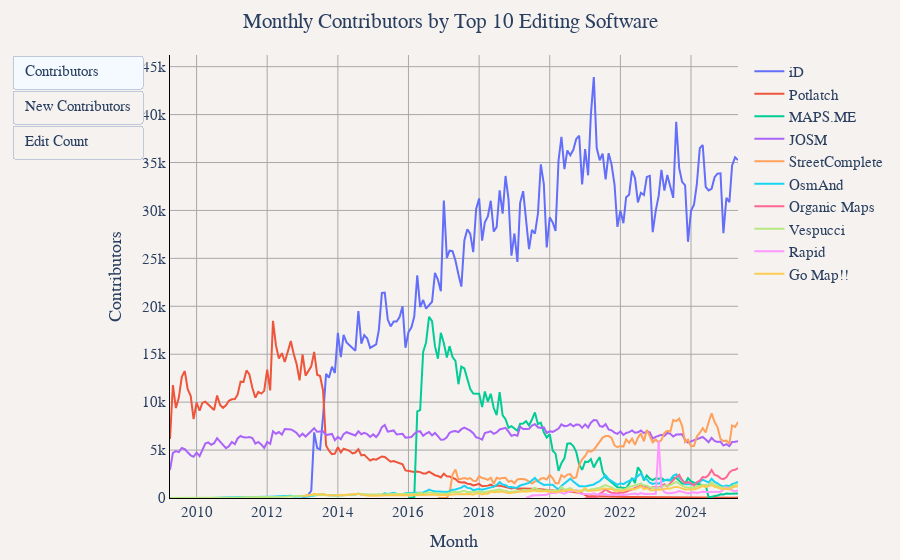

The notebook cell saved with this chart:
### Markdown cell above
## Top 10 Editing Software

### Code cell
def add_traces_to_figure_return_button(fig, df, title, y_col, y_axis_title, software_list, visible, total_traces):
    """Add traces to figure and return button configuration."""
    current_trace_count = len(fig.data)

    for software in software_list:
        software_data = df[df["created_by"] == software]
        fig.add_trace(
            go.Scatter(
                x=software_data["months"],
                y=software_data[y_col],
                name=software,
                visible=visible,
                hovertemplate=f"{software}" + f"<br>%{{x}}<br>%{{y:,}} {y_col}<extra></extra>",
            )
        )

    # Create visibility array for this button
    visibility = [False] * total_traces
    for i in range(current_trace_count, current_trace_count + len(software_list)):
        visibility[i] = True

    return {
        "label": y_col.replace("_", " ").title(),
        "args": [{"visible": visibility}, {"title.text": title, "yaxis.title.text": y_axis_title}],
        "method": "update",
    }


def get_top_software(limit=10):
    """Get top editing software by total contributors."""
    return (
        duckdb.sql(f"""
        WITH software_total_contributors AS (
            SELECT
                created_by,
                COUNT(DISTINCT user_name) as total_contributors
            FROM '../data_enriched/year=*/month=*/*.parquet'
            WHERE created_by IS NOT NULL
            GROUP BY created_by
            ORDER BY total_contributors DESC
            LIMIT {limit}
        )
        SELECT created_by FROM software_total_contributors
        """)
        .df()["created_by"]
        .tolist()
    )


def add_monthly_contributors_to_figure(fig, software_list, visible, total_traces):
    """Get monthly contributors for specified software."""
    software_filter = ",".join([f"'{s}'" for s in software_list])
    df = duckdb.sql(f"""
    SELECT 
        CONCAT(year, '-', LPAD(CAST(month as VARCHAR), 2, '0')) as months,
        created_by,
        COUNT(DISTINCT user_name) as "Contributors"
    FROM '../data_enriched/year=*/month=*/*.parquet'
    WHERE created_by IN ({software_filter})
    GROUP BY year, month, created_by
    ORDER BY year, month, created_by
    """).df()[: -len(software_list)]  # Remove last month for each software (incomplete data)
    title = f"Monthly Contributors by Top {len(software_list)} Editing Software"
    return add_traces_to_figure_return_button(
        fig, df, title, "Contributors", "Contributors", software_list, visible, total_traces
    )


def add_monthly_new_contributors_to_figure(fig, software_list, visible, total_traces):
    """Get monthly new contributors for specified software."""
    software_filter = ",".join([f"'{s}'" for s in software_list])
    df = duckdb.sql(f"""
    WITH user_first_appearance AS (
        SELECT 
            user_name,
            year,
            month,
            created_by,
            ROW_NUMBER() OVER (PARTITION BY user_name ORDER BY year, month) as rn
        FROM (
            SELECT DISTINCT user_name, year, month, created_by
            FROM '../data_enriched/year=*/month=*/*.parquet'
            WHERE created_by IN ({software_filter})
        )
    ),
    first_appearances AS (
        SELECT user_name, year, month, created_by
        FROM user_first_appearance 
        WHERE rn = 1
    )
    SELECT
        CONCAT(year, '-', LPAD(CAST(month as VARCHAR), 2, '0')) as months,
        created_by,
        COUNT(DISTINCT user_name) as "New Contributors"
    FROM first_appearances
    GROUP BY year, month, created_by
    ORDER BY year, month, created_by
    """).df()[: -len(software_list)]
    title = f"Monthly New Contributors by Top {len(software_list)} Editing Software"
    return add_traces_to_figure_return_button(
        fig, df, title, "New Contributors", "New Contributors", software_list, visible, total_traces
    )


def add_monthly_edit_count_to_figure(fig, software_list, visible, total_traces):
    """Get monthly edit count for specified software."""
    software_filter = ",".join([f"'{s}'" for s in software_list])
    df = duckdb.sql(f"""
    SELECT 
        CONCAT(year, '-', LPAD(CAST(month as VARCHAR), 2, '0')) as months,
        created_by,
        SUM(edit_count) as "Edit Count"
    FROM '../data_enriched/year=*/month=*/*.parquet'
    WHERE created_by IN ({software_filter})
    GROUP BY year, month, created_by
    ORDER BY year, month, created_by
    """).df()[: -len(software_list)]  # Remove last month for each software (incomplete data)
    title = f"Monthly Edit Count by Top {len(software_list)} Editing Software"
    return add_traces_to_figure_return_button(
        fig, df, title, "Edit Count", "Edit Count", software_list, visible, total_traces
    )


top_n = 10
top_software = get_top_software(top_n)
fig = go.Figure()
buttons = []

buttons.append(
    add_monthly_contributors_to_figure(
        fig,
        software_list=top_software,
        visible=True,
        total_traces=3 * top_n,
    )
)
buttons.append(
    add_monthly_new_contributors_to_figure(
        fig,
        software_list=top_software,
        visible=False,
        total_traces=3 * top_n,
    )
)
buttons.append(
    add_monthly_edit_count_to_figure(
        fig,
        software_list=top_software,
        visible=False,
        total_traces=3 * top_n,
    )
)

fig.update_layout(
    title=buttons[0]["args"][1]["title.text"],
    xaxis_title="Month",
    yaxis_title=buttons[0]["args"][1]["yaxis.title.text"],
    updatemenus=[{"type": "buttons", "buttons": buttons}],
    **default_layout,
)
fig.show()

### Figure 1 — Plotly figure (JSON) as saved in the notebook; plotly's stock layout.template omitted (floating-point values rounded to 4 significant figures; data arrays with more than 128 entries replaced by an {"elided": "..."} marker saying what was removed)
{"data": [{"hovertemplate": "iD<br>%{x}<br>%{y:,} Contributors<extra></extra>", "name": "iD", "type": "scatter", "visible": true, "x": {"elided": "149 str values"}, "y": {"elided": "149 int values"}}, {"hovertemplate": "Potlatch<br>%{x}<br>%{y:,} Contributors<extra></extra>", "name": "Potlatch", "type": "scatter", "visible": true, "x": {"elided": "194 str values"}, "y": {"elided": "194 int values"}}, {"hovertemplate": "MAPS.ME<br>%{x}<br>%{y:,} Contributors<extra></extra>", "name": "MAPS.ME", "type": "scatter", "visible": true, "x": ["2016-01", "2016-02", "2016-03", "2016-04", "2016-05", "2016-06", "2016-07", "2016-08", "2016-09", "2016-10", "2016-11", "2016-12", "2017-01", "2017-02", "2017-03", "2017-04", "2017-05", "2017-06", "2017-07", "2017-08", "2017-09", "2017-10", "2017-11", "2017-12", "2018-01", "2018-02", "2018-03", "2018-04", "2018-05", "2018-06", "2018-07", "2018-08", "2018-09", "2018-10", "2018-11", "2018-12", "2019-01", "2019-02", "2019-03", "2019-04", "2019-05", "2019-06", "2019-07", "2019-08", "2019-09", "2019-10", "2019-11", "2019-12", "2020-01", "2020-02", "2020-03", "2020-04", "2020-05", "2020-06", "2020-07", "2020-08", "2020-09", "2020-10", "2020-11", "2020-12", "2021-01", "2021-02", "2021-03", "2021-04", "2021-05", "2021-06", "2021-07", "2021-08", "2021-09", "2021-10", "2021-11", "2021-12", "2022-01", "2022-02", "2022-03", "2022-04", "2022-05", "2022-06", "2022-07", "2022-08", "2022-09", "2022-10", "2022-11", "2022-12", "2023-01", "2023-02", "2023-03", "2023-04", "2023-05", "2023-06", "2023-07", "2023-08", "2023-09", "2023-10", "2023-11", "2023-12", "2024-01", "2024-02", "2024-03", "2024-04", "2024-05", "2024-06", "2024-07", "2024-10", "2024-11", "2024-12", "2025-01", "2025-02", "2025-03", "2025-04", "2025-05"], "y": [1, 13, 69, 9033, 9177, 15234, 16229, 18892, 18454, 15842, 14538, 17240, 16139, 14655, 15844, 14703, 14315, 11870, 13698, 13518, 12326, 11364, 10895, 10875, 10878, 9489, 11109, 10055, 10871, 9388, 8648, 11043, 8629, 8215, 7321, 7491, 7270, 7017, 7741, 7774, 8008, 7559, 8188, 8923, 7707, 7867, 6852, 6301, 6661, 4925, 4631, 2838, 3638, 4137, 5661, 5709, 5418, 4809, 3468, 2935, 3790, 3758, 4056, 3181, 3787, 4261, 2772, 2138, 1887, 1615, 1330, 1120, 1095, 1039, 1024, 1484, 2087, 1569, 3214, 2753, 1827, 2352, 2008, 1870, 2046, 2019, 2079, 1870, 1829, 1821, 2108, 2076, 1807, 1486, 1511, 2062, 1730, 1593, 1489, 1436, 1337, 1331, 65, 256, 386, 373, 469, 437, 470, 483, 472]}, {"hovertemplate": "JOSM<br>%{x}<br>%{y:,} Contributors<extra></extra>", "name": "JOSM", "type": "scatter", "visible": true, "x": {"elided": "194 str values"}, "y": {"elided": "194 int values"}}, {"hovertemplate": "StreetComplete<br>%{x}<br>%{y:,} Contributors<extra></extra>", "name": "StreetComplete", "type": "scatter", "visible": true, "x": ["2016-11", "2016-12", "2017-01", "2017-02", "2017-03", "2017-04", "2017-05", "2017-06", "2017-07", "2017-08", "2017-09", "2017-10", "2017-11", "2017-12", "2018-01", "2018-02", "2018-03", "2018-04", "2018-05", "2018-06", "2018-07", "2018-08", "2018-09", "2018-10", "2018-11", "2018-12", "2019-01", "2019-02", "2019-03", "2019-04", "2019-05", "2019-06", "2019-07", "2019-08", "2019-09", "2019-10", "2019-11", "2019-12", "2020-01", "2020-02", "2020-03", "2020-04", "2020-05", "2020-06", "2020-07", "2020-08", "2020-09", "2020-10", "2020-11", "2020-12", "2021-01", "2021-02", "2021-03", "2021-04", "2021-05", "2021-06", "2021-07", "2021-08", "2021-09", "2021-10", "2021-11", "2021-12", "2022-01", "2022-02", "2022-03", "2022-04", "2022-05", "2022-06", "2022-07", "2022-08", "2022-09", "2022-10", "2022-11", "2022-12", "2023-01", "2023-02", "2023-03", "2023-04", "2023-05", "2023-06", "2023-07", "2023-08", "2023-09", "2023-10", "2023-11", "2023-12", "2024-01", "2024-02", "2024-03", "2024-04", "2024-05", "2024-06", "2024-07", "2024-08", "2024-09", "2024-10", "2024-11", "2024-12", "2025-01", "2025-02", "2025-03", "2025-04", "2025-05"], "y": [1, 7, 3, 4, 527, 2443, 2976, 1931, 2016, 2078, 1978, 2081, 1808, 1778, 2282, 2084, 2036, 1892, 2107, 1490, 2118, 2013, 2096, 2112, 1689, 1810, 1541, 1942, 1972, 1990, 1902, 1687, 1506, 1738, 1768, 2023, 2083, 1924, 2415, 2049, 1537, 1546, 2389, 2164, 2442, 2498, 2045, 2166, 3410, 4046, 4377, 4918, 4843, 5013, 5440, 5894, 6300, 6456, 6459, 6268, 5488, 5296, 5431, 5364, 6114, 5751, 6192, 5539, 6289, 6739, 5913, 7103, 6397, 5814, 6088, 5789, 6060, 6784, 7009, 6917, 8137, 8020, 8271, 7523, 5831, 6089, 5404, 5423, 6422, 6788, 7288, 6829, 7903, 8845, 7917, 7399, 6157, 5950, 5983, 5667, 7568, 7406, 7923]}, {"hovertemplate": "OsmAnd<br>%{x}<br>%{y:,} Contributors<extra></extra>", "name": "OsmAnd", "type": "scatter", "visible": true, "x": {"elided": "180 str values"}, "y": {"elided": "180 int values"}}, {"hovertemplate": "Organic Maps<br>%{x}<br>%{y:,} Contributors<extra></extra>", "name": "Organic Maps", "type": "scatter", "visible": true, "x": ["2021-01", "2021-02", "2021-03", "2021-04", "2021-05", "2021-06", "2021-07", "2021-08", "2021-09", "2021-10", "2021-11", "2021-12", "2022-01", "2022-02", "2022-03", "2022-04", "2022-05", "2022-06", "2022-07", "2022-08", "2022-09", "2022-10", "2022-11", "2022-12", "2023-01", "2023-02", "2023-03", "2023-04", "2023-05", "2023-06", "2023-07", "2023-08", "2023-09", "2023-10", "2023-11", "2023-12", "2024-01", "2024-02", "2024-03", "2024-04", "2024-05", "2024-06", "2024-07", "2024-08", "2024-09", "2024-10", "2024-11", "2024-12", "2025-01", "2025-02", "2025-03", "2025-04", "2025-05"], "y": [5, 9, 12, 22, 49, 436, 623, 935, 666, 557, 499, 475, 587, 549, 655, 779, 875, 1045, 1196, 1299, 1224, 1100, 1032, 1115, 1157, 1072, 1237, 1442, 1205, 1567, 1879, 2177, 2424, 1847, 1553, 1672, 1530, 1275, 1648, 1811, 2187, 2145, 2387, 2928, 2406, 2330, 2051, 1965, 2158, 2655, 2886, 2944, 3126]}, {"hovertemplate": "Vespucci<br>%{x}<br>%{y:,} Contributors<extra></extra>", "name": "Vespucci", "type": "scatter", "visible": true, "x": {"elided": "194 str values"}, "y": {"elided": "194 int values"}}, {"hovertemplate": "Rapid<br>%{x}<br>%{y:,} Contributors<extra></extra>", "name": "Rapid", "type": "scatter", "visible": true, "x": ["2019-05", "2019-06", "2019-07", "2019-08", "2019-09", "2019-10", "2019-11", "2019-12", "2020-01", "2020-02", "2020-03", "2020-04", "2020-05", "2020-06", "2020-07", "2020-08", "2020-09", "2020-10", "2020-11", "2020-12", "2021-01", "2021-02", "2021-03", "2021-04", "2021-05", "2021-06", "2021-07", "2021-08", "2021-09", "2021-10", "2021-11", "2021-12", "2022-01", "2022-02", "2022-03", "2022-04", "2022-05", "2022-06", "2022-07", "2022-08", "2022-09", "2022-10", "2022-11", "2022-12", "2023-01", "2023-02", "2023-03", "2023-04", "2023-05", "2023-06", "2023-07", "2023-08", "2023-09", "2023-10", "2023-11", "2023-12", "2024-01", "2024-02", "2024-03", "2024-04", "2024-05", "2024-06", "2024-07", "2024-08", "2024-09", "2024-10", "2024-11", "2024-12", "2025-01", "2025-02", "2025-03", "2025-04", "2025-05"], "y": [31, 105, 262, 282, 278, 276, 302, 339, 490, 556, 535, 618, 550, 447, 597, 742, 709, 792, 519, 410, 409, 365, 403, 487, 376, 355, 413, 393, 293, 361, 334, 330, 320, 317, 332, 385, 445, 471, 373, 521, 427, 425, 448, 411, 447, 5987, 1085, 618, 494, 498, 529, 604, 725, 662, 564, 480, 537, 596, 517, 584, 657, 616, 617, 591, 602, 626, 650, 874, 1095, 912, 806, 685, 775]}, {"hovertemplate": "Go Map!!<br>%{x}<br>%{y:,} Contributors<extra></extra>", "name": "Go Map!!", "type": "scatter", "visible": true, "x": {"elided": "149 str values"}, "y": {"elided": "149 int values"}}, {"hovertemplate": "iD<br>%{x}<br>%{y:,} New Contributors<extra></extra>", "name": "iD", "type": "scatter", "visible": false, "x": {"elided": "148 str values"}, "y": {"elided": "148 int values"}}, {"hovertemplate": "Potlatch<br>%{x}<br>%{y:,} New Contributors<extra></extra>", "name": "Potlatch", "type": "scatter", "visible": false, "x": {"elided": "183 str values"}, "y": {"elided": "183 int values"}}, {"hovertemplate": "MAPS.ME<br>%{x}<br>%{y:,} New Contributors<extra></extra>", "name": "MAPS.ME", "type": "scatter", "visible": false, "x": ["2016-02", "2016-03", "2016-04", "2016-05", "2016-06", "2016-07", "2016-08", "2016-09", "2016-10", "2016-11", "2016-12", "2017-01", "2017-02", "2017-03", "2017-04", "2017-05", "2017-06", "2017-07", "2017-08", "2017-09", "2017-10", "2017-11", "2017-12", "2018-01", "2018-02", "2018-03", "2018-04", "2018-05", "2018-06", "2018-07", "2018-08", "2018-09", "2018-10", "2018-11", "2018-12", "2019-01", "2019-02", "2019-03", "2019-04", "2019-05", "2019-06", "2019-07", "2019-08", "2019-09", "2019-10", "2019-11", "2019-12", "2020-01", "2020-02", "2020-03", "2020-04", "2020-05", "2020-06", "2020-07", "2020-08", "2020-09", "2020-10", "2020-11", "2020-12", "2021-01", "2021-02", "2021-03", "2021-04", "2021-05", "2021-06", "2021-07", "2021-08", "2021-09", "2021-10", "2021-11", "2021-12", "2022-01", "2022-02", "2022-03", "2022-04", "2022-05", "2022-06", "2022-07", "2022-08", "2022-09", "2022-10", "2022-11", "2022-12", "2023-01", "2023-02", "2023-03", "2023-04", "2023-05", "2023-06", "2023-07", "2023-08", "2023-09", "2023-10", "2023-11", "2023-12", "2024-01", "2024-02", "2024-03", "2024-04", "2024-05", "2024-06", "2024-07", "2024-10", "2024-11", "2024-12", "2025-01", "2025-02", "2025-03", "2025-04", "2025-05"], "y": [2, 28, 7239, 6662, 11212, 11249, 12795, 11952, 9345, 8443, 10488, 9329, 8007, 8303, 7312, 7054, 5079, 6464, 6235, 5560, 5163, 4852, 4805, 5065, 4183, 5005, 4386, 4757, 3829, 3368, 4817, 3472, 3041, 2754, 2769, 2682, 2475, 2888, 2877, 2946, 2673, 3011, 3363, 2765, 2895, 2557, 2275, 2542, 1719, 1602, 1024, 1353, 1481, 2065, 1985, 2016, 1741, 1099, 958, 1470, 1331, 1360, 926, 1224, 1508, 280, 142, 143, 117, 69, 52, 70, 54, 41, 347, 620, 391, 1654, 1352, 795, 1117, 982, 874, 977, 950, 961, 816, 795, 833, 987, 955, 772, 630, 642, 904, 742, 672, 617, 531, 514, 543, 16, 183, 265, 235, 304, 248, 266, 264, 262]}, {"hovertemplate": "JOSM<br>%{x}<br>%{y:,} New Contributors<extra></extra>", "name": "JOSM", "type": "scatter", "visible": false, "x": {"elided": "194 str values"}, "y": {"elided": "194 int values"}}, {"hovertemplate": "StreetComplete<br>%{x}<br>%{y:,} New Contributors<extra></extra>", "name": "StreetComplete", "type": "scatter", "visible": false, "x": ["2016-12", "2017-02", "2017-03", "2017-04", "2017-05", "2017-06", "2017-07", "2017-08", "2017-09", "2017-10", "2017-11", "2017-12", "2018-01", "2018-02", "2018-03", "2018-04", "2018-05", "2018-06", "2018-07", "2018-08", "2018-09", "2018-10", "2018-11", "2018-12", "2019-01", "2019-02", "2019-03", "2019-04", "2019-05", "2019-06", "2019-07", "2019-08", "2019-09", "2019-10", "2019-11", "2019-12", "2020-01", "2020-02", "2020-03", "2020-04", "2020-05", "2020-06", "2020-07", "2020-08", "2020-09", "2020-10", "2020-11", "2020-12", "2021-01", "2021-02", "2021-03", "2021-04", "2021-05", "2021-06", "2021-07", "2021-08", "2021-09", "2021-10", "2021-11", "2021-12", "2022-01", "2022-02", "2022-03", "2022-04", "2022-05", "2022-06", "2022-07", "2022-08", "2022-09", "2022-10", "2022-11", "2022-12", "2023-01", "2023-02", "2023-03", "2023-04", "2023-05", "2023-06", "2023-07", "2023-08", "2023-09", "2023-10", "2023-11", "2023-12", "2024-01", "2024-02", "2024-03", "2024-04", "2024-05", "2024-06", "2024-07", "2024-08", "2024-09", "2024-10", "2024-11", "2024-12", "2025-01", "2025-02", "2025-03", "2025-04", "2025-05"], "y": [1, 1, 145, 904, 809, 336, 324, 242, 286, 389, 312, 271, 446, 318, 231, 194, 319, 124, 281, 196, 233, 268, 130, 175, 166, 250, 244, 233, 205, 193, 87, 119, 148, 229, 186, 164, 398, 281, 129, 228, 356, 210, 243, 336, 167, 167, 404, 421, 580, 778, 433, 609, 737, 788, 721, 714, 731, 514, 524, 423, 428, 447, 568, 408, 605, 500, 569, 615, 413, 793, 617, 452, 558, 486, 496, 615, 503, 611, 1035, 688, 992, 583, 355, 479, 491, 420, 533, 636, 662, 524, 919, 1002, 597, 556, 526, 385, 460, 388, 829, 585, 813]}, {"hovertemplate": "OsmAnd<br>%{x}<br>%{y:,} New Contributors<extra></extra>", "name": "OsmAnd", "type": "scatter", "visible": false, "x": {"elided": "179 str values"}, "y": {"elided": "179 int values"}}, {"hovertemplate": "Organic Maps<br>%{x}<br>%{y:,} New Contributors<extra></extra>", "name": "Organic Maps", "type": "scatter", "visible": false, "x": ["2021-03", "2021-05", "2021-06", "2021-07", "2021-08", "2021-09", "2021-10", "2021-11", "2021-12", "2022-01", "2022-02", "2022-03", "2022-04", "2022-05", "2022-06", "2022-07", "2022-08", "2022-09", "2022-10", "2022-11", "2022-12", "2023-01", "2023-02", "2023-03", "2023-04", "2023-05", "2023-06", "2023-07", "2023-08", "2023-09", "2023-10", "2023-11", "2023-12", "2024-01", "2024-02", "2024-03", "2024-04", "2024-05", "2024-06", "2024-07", "2024-08", "2024-09", "2024-10", "2024-11", "2024-12", "2025-01", "2025-02", "2025-03", "2025-04", "2025-05"], "y": [1, 6, 213, 243, 409, 194, 149, 121, 112, 156, 138, 152, 200, 210, 311, 317, 346, 288, 207, 224, 254, 282, 232, 306, 380, 263, 396, 533, 602, 699, 423, 314, 371, 302, 186, 302, 381, 490, 518, 580, 733, 488, 534, 444, 428, 513, 819, 812, 768, 796]}, {"hovertemplate": "Vespucci<br>%{x}<br>%{y:,} New Contributors<extra></extra>", "name": "Vespucci", "type": "scatter", "visible": false, "x": {"elided": "188 str values"}, "y": {"elided": "188 int values"}}, {"hovertemplate": "Rapid<br>%{x}<br>%{y:,} New Contributors<extra></extra>", "name": "Rapid", "type": "scatter", "visible": false, "x": ["2019-05", "2019-06", "2019-07", "2019-08", "2019-09", "2019-10", "2019-11", "2019-12", "2020-01", "2020-02", "2020-03", "2020-04", "2020-05", "2020-06", "2020-07", "2020-08", "2020-09", "2020-10", "2020-11", "2020-12", "2021-01", "2021-02", "2021-03", "2021-04", "2021-05", "2021-06", "2021-07", "2021-08", "2021-09", "2021-10", "2021-11", "2021-12", "2022-01", "2022-02", "2022-03", "2022-04", "2022-05", "2022-06", "2022-07", "2022-08", "2022-09", "2022-10", "2022-11", "2022-12", "2023-01", "2023-02", "2023-03", "2023-04", "2023-05", "2023-06", "2023-07", "2023-08", "2023-09", "2023-10", "2023-11", "2023-12", "2024-01", "2024-02", "2024-03", "2024-04", "2024-05", "2024-06", "2024-07", "2024-08", "2024-09", "2024-10", "2024-11", "2024-12", "2025-01", "2025-02", "2025-03", "2025-04", "2025-05"], "y": [1, 6, 42, 37, 32, 18, 19, 32, 79, 206, 159, 212, 111, 44, 77, 238, 114, 177, 58, 31, 39, 30, 44, 56, 36, 17, 39, 18, 16, 82, 15, 10, 14, 16, 27, 38, 40, 60, 19, 42, 31, 49, 44, 18, 44, 2933, 213, 59, 35, 53, 64, 61, 123, 129, 58, 24, 51, 51, 31, 62, 41, 66, 79, 32, 35, 73, 76, 149, 245, 160, 124, 94, 101]}, {"hovertemplate": "Go Map!!<br>%{x}<br>%{y:,} New Contributors<extra></extra>", "name": "Go Map!!", "type": "scatter", "visible": false, "x": {"elided": "149 str values"}, "y": {"elided": "149 int values"}}, {"hovertemplate": "iD<br>%{x}<br>%{y:,} Edit Count<extra></extra>", "name": "iD", "type": "scatter", "visible": false, "x": {"elided": "149 str values"}, "y": {"elided": "149 float values"}}, {"hovertemplate": "Potlatch<br>%{x}<br>%{y:,} Edit Count<extra></extra>", "name": "Potlatch", "type": "scatter", "visible": false, "x": {"elided": "194 str values"}, "y": {"elided": "194 float values"}}, {"hovertemplate": "MAPS.ME<br>%{x}<br>%{y:,} Edit Count<extra></extra>", "name": "MAPS.ME", "type": "scatter", "visible": false, "x": ["2016-01", "2016-02", "2016-03", "2016-04", "2016-05", "2016-06", "2016-07", "2016-08", "2016-09", "2016-10", "2016-11", "2016-12", "2017-01", "2017-02", "2017-03", "2017-04", "2017-05", "2017-06", "2017-07", "2017-08", "2017-09", "2017-10", "2017-11", "2017-12", "2018-01", "2018-02", "2018-03", "2018-04", "2018-05", "2018-06", "2018-07", "2018-08", "2018-09", "2018-10", "2018-11", "2018-12", "2019-01", "2019-02", "2019-03", "2019-04", "2019-05", "2019-06", "2019-07", "2019-08", "2019-09", "2019-10", "2019-11", "2019-12", "2020-01", "2020-02", "2020-03", "2020-04", "2020-05", "2020-06", "2020-07", "2020-08", "2020-09", "2020-10", "2020-11", "2020-12", "2021-01", "2021-02", "2021-03", "2021-04", "2021-05", "2021-06", "2021-07", "2021-08", "2021-09", "2021-10", "2021-11", "2021-12", "2022-01", "2022-02", "2022-03", "2022-04", "2022-05", "2022-06", "2022-07", "2022-08", "2022-09", "2022-10", "2022-11", "2022-12", "2023-01", "2023-02", "2023-03", "2023-04", "2023-05", "2023-06", "2023-07", "2023-08", "2023-09", "2023-10", "2023-11", "2023-12", "2024-01", "2024-02", "2024-03", "2024-04", "2024-05", "2024-06", "2024-07", "2024-10", "2024-11", "2024-12", "2025-01", "2025-02", "2025-03", "2025-04", "2025-05"], "y": [2.0, 177.0, 1927.0, 60190.0, 59950.0, 90450.0, 107400.0, 116600.0, 102900.0, 90240.0, 84730.0, 97470.0, 92580.0, 86230.0, 99000.0, 93420.0, 92840.0, 74610.0, 94780.0, 99090.0, 84320.0, 78710.0, 67790.0, 70250.0, 64880.0, 58280.0, 70720.0, 64680.0, 65140.0, 57010.0, 52750.0, 64220.0, 56500.0, 49440.0, 58830.0, 50490.0, 47710.0, 42760.0, 56510.0, 52890.0, 52290.0, 44410.0, 53070.0, 53940.0, 53700.0, 57390.0, 57240.0, 41640.0, 35950.0, 25230.0, 27630.0, 18030.0, 31360.0, 26360.0, 35020.0, 35350.0, 34160.0, 38300.0, 23550.0, 17890.0, 21430.0, 27050.0, 41120.0, 21910.0, 19740.0, 27480.0, 13890.0, 8490.0, 6713.0, 5626.0, 4378.0, 3968.0, 3894.0, 3475.0, 3690.0, 7349.0, 8623.0, 6380.0, 13920.0, 13330.0, 6811.0, 11920.0, 9510.0, 7103.0, 9554.0, 11270.0, 11700.0, 8064.0, 8512.0, 7582.0, 11890.0, 10000.0, 11010.0, 7754.0, 7416.0, 10730.0, 7391.0, 8679.0, 5988.0, 5407.0, 5256.0, 5307.0, 132.0, 1029.0, 2318.0, 1313.0, 1818.0, 2018.0, 2519.0, 2479.0, 2285.0]}, {"hovertemplate": "JOSM<br>%{x}<br>%{y:,} Edit Count<extra></extra>", "name": "JOSM", "type": "scatter", "visible": false, "x": {"elided": "194 str values"}, "y": {"elided": "194 float values"}}, {"hovertemplate": "StreetComplete<br>%{x}<br>%{y:,} Edit Count<extra></extra>", "name": "StreetComplete", "type": "scatter", "visible": false, "x": ["2016-11", "2016-12", "2017-01", "2017-02", "2017-03", "2017-04", "2017-05", "2017-06", "2017-07", "2017-08", "2017-09", "2017-10", "2017-11", "2017-12", "2018-01", "2018-02", "2018-03", "2018-04", "2018-05", "2018-06", "2018-07", "2018-08", "2018-09", "2018-10", "2018-11", "2018-12", "2019-01", "2019-02", "2019-03", "2019-04", "2019-05", "2019-06", "2019-07", "2019-08", "2019-09", "2019-10", "2019-11", "2019-12", "2020-01", "2020-02", "2020-03", "2020-04", "2020-05", "2020-06", "2020-07", "2020-08", "2020-09", "2020-10", "2020-11", "2020-12", "2021-01", "2021-02", "2021-03", "2021-04", "2021-05", "2021-06", "2021-07", "2021-08", "2021-09", "2021-10", "2021-11", "2021-12", "2022-01", "2022-02", "2022-03", "2022-04", "2022-05", "2022-06", "2022-07", "2022-08", "2022-09", "2022-10", "2022-11", "2022-12", "2023-01", "2023-02", "2023-03", "2023-04", "2023-05", "2023-06", "2023-07", "2023-08", "2023-09", "2023-10", "2023-11", "2023-12", "2024-01", "2024-02", "2024-03", "2024-04", "2024-05", "2024-06", "2024-07", "2024-08", "2024-09", "2024-10", "2024-11", "2024-12", "2025-01", "2025-02", "2025-03", "2025-04", "2025-05"], "y": [3.0, 82.0, 25.0, 34.0, 12790.0, 138600.0, 200300.0, 119300.0, 121400.0, 151200.0, 135300.0, 124700.0, 121300.0, 131500.0, 158900.0, 139400.0, 148700.0, 114600.0, 126300.0, 90480.0, 146600.0, 146200.0, 187700.0, 167200.0, 133700.0, 141400.0, 127600.0, 147700.0, 174500.0, 166800.0, 133100.0, 143800.0, 136700.0, 124900.0, 124200.0, 215800.0, 273300.0, 215500.0, 206800.0, 158600.0, 125600.0, 127100.0, 262100.0, 256600.0, 312700.0, 342400.0, 309600.0, 304900.0, 683100.0, 844600.0, 891300.0, 903800.0, 948300.0, 958200.0, 1074000.0, 1086000.0, 1228000.0, 1281000.0, 1160000.0, 1133000.0, 912900.0, 862200.0, 907700.0, 883300.0, 1004000.0, 1086000.0, 1070000.0, 1014000.0, 1246000.0, 1244000.0, 985800.0, 1262000.0, 1156000.0, 1045000.0, 1135000.0, 969300.0, 1106000.0, 1318000.0, 1244000.0, 1112000.0, 1314000.0, 1306000.0, 1296000.0, 1122000.0, 825400.0, 883000.0, 837400.0, 841500.0, 1118000.0, 1114000.0, 1275000.0, 1120000.0, 1290000.0, 1400000.0, 1125000.0, 1037000.0, 804000.0, 819900.0, 775700.0, 689000.0, 969900.0, 1061000.0, 1194000.0]}, {"hovertemplate": "OsmAnd<br>%{x}<br>%{y:,} Edit Count<extra></extra>", "name": "OsmAnd", "type": "scatter", "visible": false, "x": {"elided": "180 str values"}, "y": {"elided": "180 float values"}}, {"hovertemplate": "Organic Maps<br>%{x}<br>%{y:,} Edit Count<extra></extra>", "name": "Organic Maps", "type": "scatter", "visible": false, "x": ["2021-01", "2021-02", "2021-03", "2021-04", "2021-05", "2021-06", "2021-07", "2021-08", "2021-09", "2021-10", "2021-11", "2021-12", "2022-01", "2022-02", "2022-03", "2022-04", "2022-05", "2022-06", "2022-07", "2022-08", "2022-09", "2022-10", "2022-11", "2022-12", "2023-01", "2023-02", "2023-03", "2023-04", "2023-05", "2023-06", "2023-07", "2023-08", "2023-09", "2023-10", "2023-11", "2023-12", "2024-01", "2024-02", "2024-03", "2024-04", "2024-05", "2024-06", "2024-07", "2024-08", "2024-09", "2024-10", "2024-11", "2024-12", "2025-01", "2025-02", "2025-03", "2025-04", "2025-05"], "y": [192.0, 59.0, 235.0, 209.0, 484.0, 2273.0, 4005.0, 5446.0, 6560.0, 6089.0, 3799.0, 3560.0, 5802.0, 5899.0, 6494.0, 7774.0, 7926.0, 9518.0, 10080.0, 12730.0, 14360.0, 11890.0, 12610.0, 10130.0, 10340.0, 9071.0, 10660.0, 12160.0, 9421.0, 10940.0, 12750.0, 14780.0, 15650.0, 12560.0, 11930.0, 13310.0, 13700.0, 10940.0, 13980.0, 13080.0, 17270.0, 14400.0, 14960.0, 21050.0, 15120.0, 15550.0, 14300.0, 13670.0, 15240.0, 16430.0, 17000.0, 17200.0, 17540.0]}, {"hovertemplate": "Vespucci<br>%{x}<br>%{y:,} Edit Count<extra></extra>", "name": "Vespucci", "type": "scatter", "visible": false, "x": {"elided": "194 str values"}, "y": {"elided": "194 float values"}}, {"hovertemplate": "Rapid<br>%{x}<br>%{y:,} Edit Count<extra></extra>", "name": "Rapid", "type": "scatter", "visible": false, "x": ["2019-05", "2019-06", "2019-07", "2019-08", "2019-09", "2019-10", "2019-11", "2019-12", "2020-01", "2020-02", "2020-03", "2020-04", "2020-05", "2020-06", "2020-07", "2020-08", "2020-09", "2020-10", "2020-11", "2020-12", "2021-01", "2021-02", "2021-03", "2021-04", "2021-05", "2021-06", "2021-07", "2021-08", "2021-09", "2021-10", "2021-11", "2021-12", "2022-01", "2022-02", "2022-03", "2022-04", "2022-05", "2022-06", "2022-07", "2022-08", "2022-09", "2022-10", "2022-11", "2022-12", "2023-01", "2023-02", "2023-03", "2023-04", "2023-05", "2023-06", "2023-07", "2023-08", "2023-09", "2023-10", "2023-11", "2023-12", "2024-01", "2024-02", "2024-03", "2024-04", "2024-05", "2024-06", "2024-07", "2024-08", "2024-09", "2024-10", "2024-11", "2024-12", "2025-01", "2025-02", "2025-03", "2025-04", "2025-05"], "y": [6016.0, 269600.0, 1591000.0, 1133000.0, 1585000.0, 2435000.0, 2023000.0, 2636000.0, 2690000.0, 3001000.0, 3733000.0, 3093000.0, 3973000.0, 3846000.0, 6030000.0, 5350000.0, 5580000.0, 4726000.0, 5046000.0, 4804000.0, 4298000.0, 4676000.0, 5264000.0, 5216000.0, 5783000.0, 6236000.0, 5552000.0, 4531000.0, 4900000.0, 5542000.0, 5219000.0, 6702000.0, 6192000.0, 4770000.0, 5084000.0, 6074000.0, 5472000.0, 5147000.0, 4472000.0, 5415000.0, 4867000.0, 4876000.0, 5112000.0, 6084000.0, 7493000.0, 13910000.0, 5778000.0, 3558000.0, 3564000.0, 3786000.0, 4220000.0, 3835000.0, 4951000.0, 5970000.0, 3657000.0, 2966000.0, 4746000.0, 5703000.0, 4382000.0, 2827000.0, 4711000.0, 3815000.0, 4291000.0, 4658000.0, 4773000.0, 4507000.0, 3838000.0, 4217000.0, 4522000.0, 2956000.0, 4062000.0, 4897000.0, 3664000.0]}, {"hovertemplate": "Go Map!!<br>%{x}<br>%{y:,} Edit Count<extra></extra>", "name": "Go Map!!", "type": "scatter", "visible": false, "x": {"elided": "149 str values"}, "y": {"elided": "149 float values"}}], "layout": {"font": {"family": "Times", "size": 15}, "margin": {"b": 55, "l": 55, "r": 55, "t": 55}, "paper_bgcolor": "#f5f2f0", "plot_bgcolor": "#f5f2f0", "title": {"text": "Monthly Contributors by Top 10 Editing Software", "x": 0.5}, "updatemenus": [{"buttons": [{"args": [{"visible": [true, true, true, true, true, true, true, true, true, true, false, false, false, false, false, false, false, false, false, false, false, false, false, false, false, false, false, false, false, false]}, {"title.text": "Monthly Contributors by Top 10 Editing Software", "yaxis.title.text": "Contributors"}], "label": "Contributors", "method": "update"}, {"args": [{"visible": [false, false, false, false, false, false, false, false, false, false, true, true, true, true, true, true, true, true, true, true, false, false, false, false, false, false, false, false, false, false]}, {"title.text": "Monthly New Contributors by Top 10 Editing Software", "yaxis.title.text": "New Contributors"}], "label": "New Contributors", "method": "update"}, {"args": [{"visible": [false, false, false, false, false, false, false, false, false, false, false, false, false, false, false, false, false, false, false, false, true, true, true, true, true, true, true, true, true, true]}, {"title.text": "Monthly Edit Count by Top 10 Editing Software", "yaxis.title.text": "Edit Count"}], "label": "Edit Count", "method": "update"}], "type": "buttons"}], "xaxis": {"gridcolor": "darkgray", "linecolor": "black", "showgrid": true, "tickcolor": "black", "title": {"text": "Month"}, "zerolinecolor": "darkgray"}, "yaxis": {"gridcolor": "darkgray", "linecolor": "black", "rangemode": "tozero", "showgrid": true, "tickcolor": "black", "title": {"text": "Contributors"}, "zerolinecolor": "darkgray"}}}
